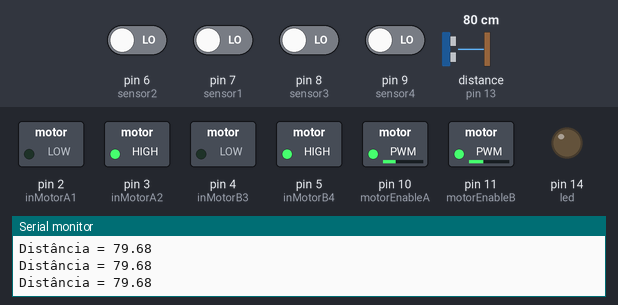
Recording of a sketch running on a simulated Arduino Uno, built with avr-gcc and run on an emulated ATmega328P. On the bench: switched loads named in the sketch (green lamp = pin HIGH), output pins drawn as LEDs (lit = HIGH), the last lines printed to the serial monitor. Wiring (inferred from the names in the program): ultrasonic range finder: trigger pin 12; echo pin 13. Dashed ring = blinking. Inputs (shaded band) come from the test bench; at power-on: pin 6 (sensor2), pin 7 (sensor1), pin 8 (sensor3), pin 9 (sensor4) LOW, distance to the obstacle (sensor on pin 13) 80 cm. The echo pulse lasts 58.3 µs per cm; pins used as bus, display or sensor lines are not drawn.

Above: at 3.2 s.
3.3 s: distance to the obstacle (sensor on pin 13) set to 2 cm
At 3.7 s:
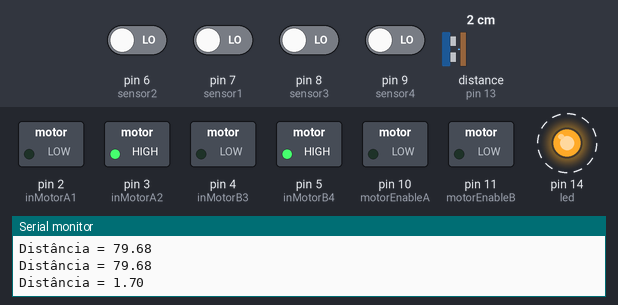
6.3 s: distance to the obstacle (sensor on pin 13) set to 18 cm
At 7.8 s:
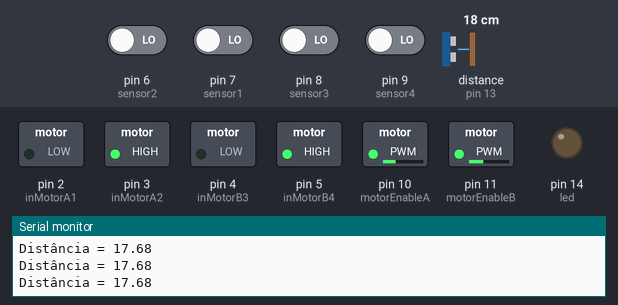
9.3 s: distance to the obstacle (sensor on pin 13) set to 4 cm
At 10.2 s:
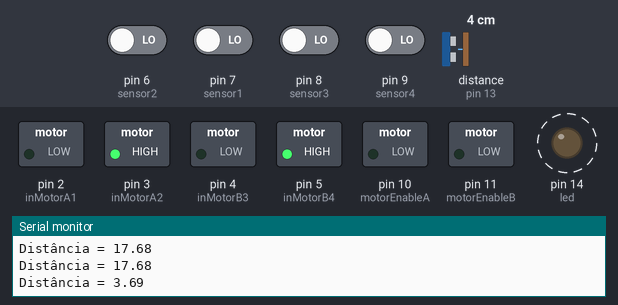
12.3 s: distance to the obstacle (sensor on pin 13) set to 35 cm
At 13.3 s:
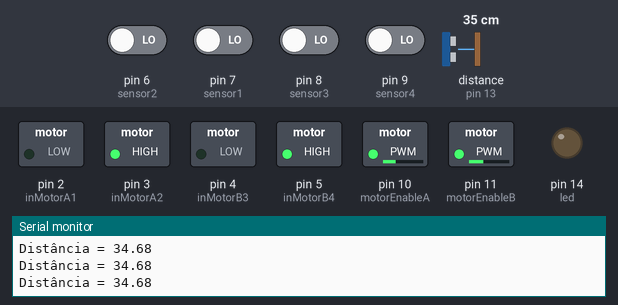
13.8 s: pin 6 (sensor2) driven HIGH and pin 8 (sensor3) driven HIGH
At 14.6 s:
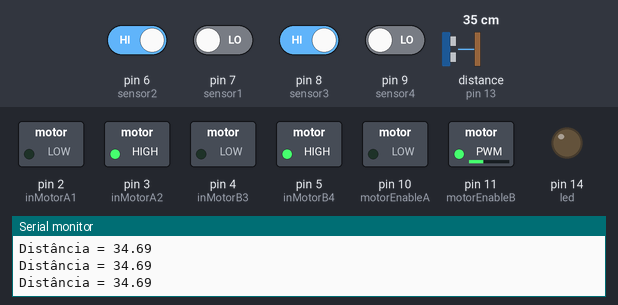
15.3 s: pin 7 (sensor1) driven HIGH
At 16.4 s:
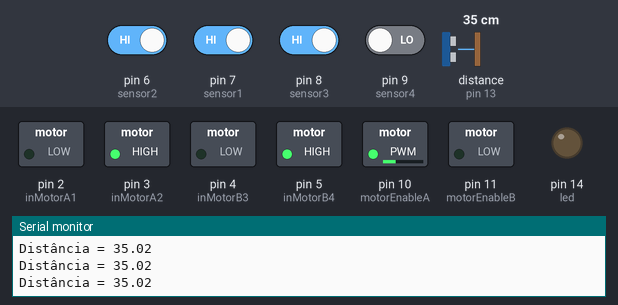
Timing chart, 0 to 17.8 s (numbered marks = the images above; inputs shaded):
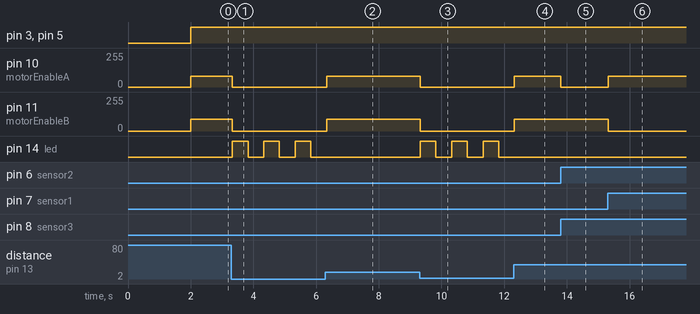

Measured:
- after the input at 3.3 s, pin 10 (motorEnableA): 80/255 → 0/255 at once; pin 11 (motorEnableB): 90/255 → 0/255 at once; pin 14 (led): alternates HIGH for 0.50 s and LOW for 0.50 s, starting at once
- after the input at 6.3 s, pin 10 (motorEnableA): 0/255 → 80/255 at once; pin 11 (motorEnableB): 0/255 → 90/255 at once; pin 14 (led): stops changing and stays LOW
- after the input at 9.3 s, pin 10 (motorEnableA): 80/255 → 0/255 at once; pin 11 (motorEnableB): 90/255 → 0/255 at once; pin 14 (led): alternates HIGH for 0.50 s and LOW for 0.50 s, starting at once
- after the input at 12.3 s, pin 10 (motorEnableA): 0/255 → 80/255 at once; pin 11 (motorEnableB): 0/255 → 90/255 at once; pin 14 (led): stays LOW (without the input it goes to HIGH after 0.03 s)
- after the input at 13.8 s, pin 10 (motorEnableA): 80/255 → 0/255 at once
- after the input at 15.3 s, pin 10 (motorEnableA): 0/255 → 80/255 at once; pin 11 (motorEnableB): 90/255 → 0/255 at once

The sketch:

ultra_final.ino
```cpp
//definindo motores
#define motorEnableA 10
#define inMotorA1 2
#define inMotorA2 3
#define motorEnableB 11
#define inMotorB3 4
#define inMotorB4 5

//velocidades dos motores
#define parada 0
#define velocidade1 80
#define velocidade_motorB 90

//definindo sensores seguidores de linha
#define sensor1 7
#define sensor2 6
#define sensor3 8
#define sensor4 9

#define trigger 12
#define echo 13

#define led 14

  float cm;
  float duracao; //variável de tempo

void setup() {
  // put your setup code here, to run once:
 //motores
  pinMode(motorEnableA, OUTPUT);
  pinMode(inMotorA1, OUTPUT);
  pinMode(inMotorA2, OUTPUT);
  pinMode(motorEnableB, OUTPUT);
  pinMode(inMotorB3, OUTPUT);
  pinMode(inMotorB4, OUTPUT);

  //sensores seguidores de linha
  pinMode(sensor1, INPUT);
  pinMode(sensor2, INPUT);
  pinMode(sensor3, INPUT);
  pinMode(sensor4, INPUT);

  pinMode(trigger, OUTPUT);
  pinMode(echo, INPUT);

  pinMode(led, OUTPUT);

  delay(2000);

  Serial.begin(9600);
}

void loop() {
  // put your main code here, to run repeatedly:
  cm = calcula_dist();

  Serial.print("Distância = ");
  Serial.println(cm);

  //leitura dos sensores
  //armazenei o valor lido pelos sensores em variáveis booleanas que retornam (true) ou (false)
  bool detSensor1 = digitalRead (sensor1);
  bool detSensor2 = digitalRead (sensor2);
  bool detAux1 = digitalRead (sensor3);
  bool detAux2 = digitalRead (sensor4);

  if (cm < 15){
    parar();
  }
    //curva para direita (sensores auxiliares)
    else if ((detAux1 == true) and (detSensor1 == true) and (detSensor2 == true) and (detAux2 == false)){
      curva_d();
    }
    //ir para frente
    else if ((detAux1 == true) and  (detSensor1 == true) and (detSensor2 == true) and (detSensor2 == true)){
      frente();
    }

    //curva para esquerda com os sensores principais
    else if ((detAux1 == true) and (detSensor1 == false) and (detSensor2 == true) and (detSensor2 == true)){
      curva_e();
    }

    //curva para direita com os sensores principais
    else if ((detAux1 == true) and (detSensor1 == true) and (detSensor2 == false) and (detAux2 == true)){
      curva_d();
   }

    //cruzamento de linhas com os sensores principais
    else if ((detAux1 == true) and (detSensor1 == false) and (detSensor2 == false) and (detAux2 == true)){
      frente();
    }
    //curva para esquerda (sensores auxiliares)
    else if ((detAux1 == false) and (detSensor1 == true) and (detSensor2 == true) and (detAux2 == true)){
      curva_e();
    }
    //cruzamento de linha (sensores auxiliares)
    else if ((detAux1 == true) and (detSensor1 == false) and (detSensor2 == false) and (detAux2 == true)){
      frente();
    }
    //se caso todos estiverem sobre a faixa devem ignorar a mesma
    else if ((detAux1 == false) and (detSensor1 == false) and (detSensor2 == false) and (detAux2 == false)){
      frente();
    }
    //caso os 2 sensores do lado direito (detSensor2) e (detAux2) estiverem sobre a linha devem ignorar a linha
    else if ((detAux1 == true) and (detSensor1 == true) and (detSensor2 == false) and (detAux2 == false)){
      frente();
    }
    //caso os 2 sensores do lado esquerdo (detAux1) e (detSensor1) estiverem sobre a linha devem ignorar a linha
    else if ((detAux1 == false) and (detSensor1 == false) and (detSensor2 == true) and (detAux2 == true)){
      frente();
    }
  }

  // função para enviar e receber ás ondas de informações
float calcula_dist(){
  digitalWrite(trigger, LOW);
  delayMicroseconds(5);
  digitalWrite(trigger, HIGH);
  delayMicroseconds(10);
  digitalWrite(trigger, LOW);

  duracao = pulseIn(echo, HIGH);

  float di = (duracao/2) * 0.0343;
    if (di >= 300){ // se a distância for maior que 3M, coloque-a em 26cm
      di = 26;
    }
  return di;
}

void frente(){
  analogWrite(motorEnableA, velocidade1);
  digitalWrite(inMotorA1, LOW);
  digitalWrite(inMotorA2, HIGH);

  analogWrite(motorEnableB, velocidade_motorB);
  digitalWrite(inMotorB3, LOW);
  digitalWrite(inMotorB4, HIGH);

  digitalWrite(led, LOW);
}

void curva_d(){
  analogWrite(motorEnableA, velocidade1);
  digitalWrite(inMotorA1, LOW);
  digitalWrite(inMotorA2, HIGH);

  analogWrite(motorEnableB, parada);
  digitalWrite(inMotorB3, LOW);
  digitalWrite(inMotorB4, HIGH);

  digitalWrite(led, LOW);
}

void curva_e(){
  analogWrite(motorEnableA, parada);
  digitalWrite(inMotorA1, LOW);
  digitalWrite(inMotorA2, HIGH);

  analogWrite(motorEnableB, velocidade_motorB);
  digitalWrite(inMotorB3, LOW);
  digitalWrite(inMotorB4, HIGH);

  digitalWrite(led, LOW);
}

// função ao parar os motores pisca o led
void parar(){
  analogWrite(motorEnableA, parada);
  digitalWrite(inMotorA1, LOW);
  digitalWrite(inMotorA2, HIGH);

  analogWrite(motorEnableB, parada);
  digitalWrite(inMotorB3, LOW);
  digitalWrite(inMotorB4, HIGH);

  digitalWrite(led, HIGH);
  delay(500);
  digitalWrite(led, LOW);
  delay(500);
}
```
